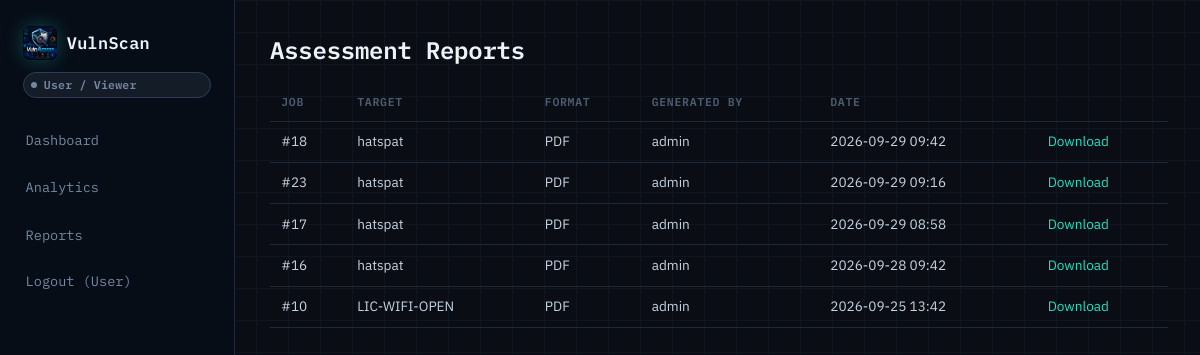
The page /reports/ (signed in) on the database its author committed.
### accounts/models.py (models this page shows, shortened)
class User(AbstractUser):
    role = models.CharField(
        max_length=16, choices=Role.choices, default=Role.VIEWER)
    email = models.EmailField(unique=True)
    phone_number = models.CharField(
        max_length=20, blank=True, null=True, default="")
    organization = models.CharField(max_length=255, blank=True)
    mfa_enabled = models.BooleanField(default=False)
    last_login_ip = models.GenericIPAddressField(null=True, blank=True)
    created_at = models.DateTimeField(auto_now_add=True)
    @property
    def is_admin_role(self):
        return self.role == Role.ADMIN or self.is_superuser
    @property
    def is_analyst_role(self):
        return self.role in (Role.ADMIN, Role.ANALYST) or self.is_superuser
    def can_manage_accounts(self):
        return self.is_admin_role
    def can_run_scans(self):
        return self.is_analyst_role
    def can_analyze_vulnerabilities(self):
        return self.is_analyst_role
    def can_generate_reports(self):
        return self.is_analyst_role

### reporting/models.py (models this page shows, shortened)
class GeneratedReport(models.Model):
    class Format(models.TextChoices):
        PDF = "PDF", "PDF"
        CSV = "CSV", "CSV"
    job = models.ForeignKey(ScanJob, on_delete=models.CASCADE, related_name="reports")
    generated_by = models.ForeignKey(settings.AUTH_USER_MODEL, on_delete=models.CASCADE)
    format = models.CharField(max_length=8, choices=Format.choices)
    file = models.FileField(upload_to="reports/")
    created_at = models.DateTimeField(auto_now_add=True)
    class Meta:
        ordering = ["-created_at"]

### scanning/models.py (models this page shows, shortened)
class ScanJob(models.Model):
    class ScanType(models.TextChoices):
        DISCOVERY = "DISCOVERY", "Host discovery"
        PORT_SCAN = "PORT_SCAN", "Port & service scan"
        FULL = "FULL", "Full scan (discovery + ports + OS fingerprint)"
    class Status(models.TextChoices):
        QUEUED = "QUEUED", "Queued"
        RUNNING = "RUNNING", "Running"
        COMPLETED = "COMPLETED", "Completed"
        FAILED = "FAILED", "Failed"
        CANCELLED = "CANCELLED", "Cancelled"
    target = models.ForeignKey(Target, on_delete=models.CASCADE, related_name="jobs")
    initiated_by = models.ForeignKey(settings.AUTH_USER_MODEL, on_delete=models.CASCADE, related_name="scan_jobs")
    scan_type = models.CharField(max_length=16, choices=ScanType.choices, default=ScanType.FULL)
    status = models.CharField(max_length=16, choices=Status.choices, default=Status.QUEUED)
    nmap_arguments = models.CharField(max_length=255, default="-sV -O --top-ports 100")
    queued_at = models.DateTimeField(auto_now_add=True)
    started_at = models.DateTimeField(null=True, blank=True)
    finished_at = models.DateTimeField(null=True, blank=True)
    error_message = models.TextField(blank=True)
    scan_progress = models.PositiveSmallIntegerField(default=0)
    attacker_risk_score = models.PositiveSmallIntegerField(default=0)
    attacker_risk_label = models.CharField(max_length=16, default="LOW")
    attacker_risk_reasons = models.JSONField(default=list, blank=True)
    class Meta:
        ordering = ["-queued_at"]

class Target(models.Model):
    label = models.CharField(max_length=255)
    ip_or_cidr = models.CharField(
        max_length=255,
        verbose_name="IP or CIDR",
        help_text="e.g. 10.0.0.15 or 10.0.0.0/24",
    )
    owner = models.ForeignKey(settings.AUTH_USER_MODEL, on_delete=models.CASCADE, related_name="targets")
    is_active = models.BooleanField(default=True)
    created_at = models.DateTimeField(auto_now_add=True)

### reporting/views.py (the view)
@login_required
def report_list(request):
    reports = GeneratedReport.objects.select_related("job__target", "generated_by").all()[:100]
    return render(request, "reporting/report_list.html", {"reports": reports})

### reporting/templates/reporting/report_list.html (shortened to what this page needs)
{% extends "base.html" %}
{% block content %}
<h1>Assessment Reports</h1>
<table class="data-table">
    <thead><tr><th>Job</th><th>Target</th><th>Format</th><th>Generated by</th><th>Date</th><th></th></tr></thead>
    <tbody>
    {% for r in reports %}
        <tr>
            <td>#{{ r.job.id }}</td>
            <td>{{ r.job.target.label }}</td>
            <td>{{ r.get_format_display }}</td>
            <td>{{ r.generated_by.username }}</td>
            <td>{{ r.created_at|date:"Y-m-d H:i" }}</td>
            <td><a href="{{ r.file.url }}" download>Download</a></td>
        </tr>
    {% empty %}
        <tr><td colspan="6">No reports generated yet.</td></tr>
    {% endfor %}
    </tbody>
</table>
{% endblock %}

### templates/base.html (shortened to what this page needs)
{% load static %}
<!DOCTYPE html>
<html lang="en">
<head>
    <link rel="stylesheet" href="{% static 'css/main.css' %}">
</head>
<body class="{% if request.resolver_match.url_name == 'login' or request.resolver_match.url_name == 'register' %}auth-page{% endif %}">
{% if request.resolver_match.url_name != 'login' and request.resolver_match.url_name != 'register' %}
<aside class="sidebar">
    <a class="brand" href="{% if user.is_authenticated %}{% url 'reporting:dashboard' %}{% else %}#{% endif %}">
        <img src="{% static 'images/logo1.png' %}" alt="VulnScan logo">
        <span>VulnScan</span>
        <span class="role-badge role-{{ user.role|lower }}">{{ user.get_role_display }}</span>
    </a>
<nav>
    {% if user.is_authenticated %}
        <a href="{% url 'reporting:dashboard' %}"
           class="{% if request.resolver_match.url_name == 'dashboard' %}active{% endif %}">
            Dashboard
        </a>
        <a href="{% url 'reporting:analytics' %}"
           class="{% if request.resolver_match.url_name == 'analytics' %}active{% endif %}">
            Analytics
        </a>
        <a href="{% url 'reporting:report_list' %}"
           class="{% if request.resolver_match.url_name == 'report_list' %}active{% endif %}">
            Reports
        </a>
        <form action="{% url 'accounts:logout' %}" method="post" class="inline-form">
            <button type="submit" class="link-button logout-trigger">
                Logout ({{ user.username }})
            </button>
        </form>
    {% endif %}
</nav>
</aside>
{% endif %}
<main class="content">
    {% block content %}{% endblock %}
</main>
</body>
</html>

### static/css/main.css (style rules this page uses)
:root { --bg: #0a0e14; --bg-grid-line: #0f1621; --panel-solid: #111a28; --panel-border: #1e2939; --panel-border-strong: #2c3d54; --panel-raised: #16202f; --text: #c7d2e0; --text-bright: #eef3f9; --text-dim: #7488a1; --text-faint: #4d5c70; --signal: #1fe0c4; --signal-dim: #0f8f7d; --signal-glow: rgba(31, 224, 196, 0.35); --critical: #ff4d5e; --high: #ff9f40; --medium: #ffd23f; --low: #7488a1; --info: #4d5c70; --success: #34d399; --font-mono: "IBM Plex Mono", ui-monospace, "SFMono-Regular", Menlo, Consolas, monospace; --font-sans: "IBM Plex Sans", -apple-system, "Segoe UI", Roboto, sans-serif; --radius: 8px; --radius-sm: 4px; }
* { box-sizing: border-box; }
html { color-scheme: dark; }
body { margin: 0; font-family: var(--font-sans); font-size: 15px; line-height: 1.55; background: linear-gradient(var(--bg-grid-line) 1px, transparent 1px) 0 0 / 100% 32px, linear-gradient(90deg, var(--bg-grid-line) 1px, transparent 1px) 0 0 / 32px 100%, var(--bg); color: var(--text); -webkit-font-smoothing: antialiased; }
a { color: var(--signal); }
h1, h2, h3, h4 { font-family: var(--font-mono); color: var(--text-bright); letter-spacing: -0.01em; margin: 0 0 0.6em 0; font-weight: 600; }
h1 { font-size: 1.5rem; }
.sidebar { position: fixed; inset: 0 auto 0 0; width: 235px; padding: 1.25rem 0.85rem; background: rgba(8, 14, 24, 0.96); border-right: 1px solid var(--panel-border); z-index: 40; }
.brand { font-family: var(--font-mono); font-weight: 600; font-size: 1.05rem; color: var(--text-bright); letter-spacing: 0.02em; display: flex; flex-wrap: wrap; align-items: center; gap: 0.6rem; padding: 0.35rem 0.6rem 1.35rem; text-decoration: none; }
.brand img { width: 34px; height: 34px; object-fit: cover; border-radius: 7px; box-shadow: 0 0 18px rgba(31, 224, 196, 0.28); }
.brand .role-badge { flex-basis: 100%; width: max-content; max-width: 100%; white-space: normal; overflow-wrap: anywhere; margin-top: 0.15rem; }
nav { display: flex; flex-direction: column; align-items: stretch; gap: 0.35rem; }
nav a, nav .link-button { color: var(--text-dim); text-decoration: none; font-size: 0.85rem; font-family: var(--font-mono); background: none; border: none; cursor: pointer; padding: 0.65rem 0.75rem; border-radius: var(--radius-sm); transition: color 0.15s ease, background 0.15s ease; }
.inline-form { display: inline; }
.content { max-width: 1140px; margin: 0 auto 0 238px; padding: 2rem 2rem 4rem; }
.data-table { width: 100%; border-collapse: collapse; font-size: 0.85rem; }
.data-table th, .data-table td { text-align: left; padding: 0.6rem 0.7rem; border-bottom: 1px solid var(--panel-border); }
.data-table th { color: var(--text-faint); font-weight: 600; font-family: var(--font-mono); font-size: 0.72rem; text-transform: uppercase; letter-spacing: 0.06em; }
.data-table tbody tr { transition: background 0.12s ease; }
.data-table a { color: var(--signal); text-decoration: none; }
.role-badge, .status-badge, .severity-badge { display: inline-flex; align-items: center; gap: 0.4rem; padding: 0.2rem 0.6rem 0.2rem 0.45rem; border-radius: 999px; font-size: 0.72rem; font-family: var(--font-mono); font-weight: 600; letter-spacing: 0.02em; border: 1px solid transparent; white-space: nowrap; }
.role-badge::before, .status-badge::before, .severity-badge::before { content: ""; width: 6px; height: 6px; border-radius: 50%; flex-shrink: 0; }
.role-viewer { background: rgba(116, 136, 161, 0.12); color: var(--text-dim); border-color: var(--panel-border-strong); }
.role-viewer::before { background: var(--text-dim); }

### rows shown on the page
User: role "User / Viewer", username "User"
GeneratedReport: job.id "18", job.target.label "hatspat", format "PDF", generated_by.username "admin", created_at "2026-09-29 09:42"
GeneratedReport: job.id "23", job.target.label "hatspat", format "PDF", generated_by.username "admin", created_at "2026-09-29 09:16"
GeneratedReport: job.id "17", job.target.label "hatspat", format "PDF", generated_by.username "admin", created_at "2026-09-29 08:58"
GeneratedReport: job.id "16", job.target.label "hatspat", format "PDF", generated_by.username "admin", created_at "2026-09-28 09:42"
GeneratedReport: job.id "10", job.target.label "LIC-WIFI-OPEN", format "PDF", generated_by.username "admin", created_at "2026-09-25 13:42"
